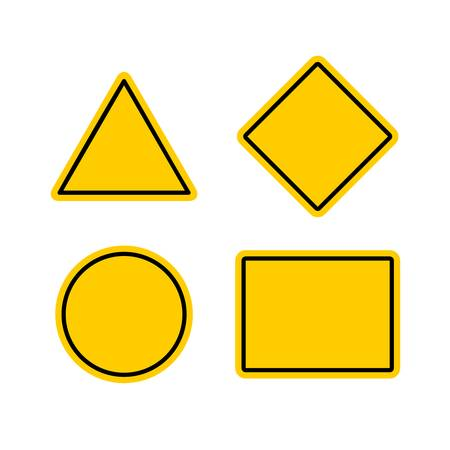
#> input picture shape-detection-master/shapes.jpg, 450 x 450 px
$ python contour.py shapes.jpg   (older library calls are emulated)
#> lines starting #> are read from the running program, lines starting #| are printed output that depends on the picture; after the words box and inside, x2 and y2 are one past the last pixel; in counts of white or black regions, pixels touching at a corner belong together
#!/usr/bin/python
import cv2
import numpy as np
import sys
from matplotlib import pyplot as plt

THRESHOLD_MIN = 100
THRESHOLD_MAX = 150

def input():
    if len(sys.argv) != 2:
        print ("Usage")
        print ("python contour.py <image_file>")
        sys.exit(0)
    else:
        imageFile = sys.argv[1]
    return imageFile

if __name__ == "__main__":
    #1. Input
    imageFile = input()

    #2. Preprocessing
    img = cv2.imread(imageFile)
#> img is the input picture: shape (450, 450, 3); mean B, G, R 179.3, 232.5, 245.5
    gray = cv2.cvtColor(img, cv2.COLOR_BGR2GRAY)
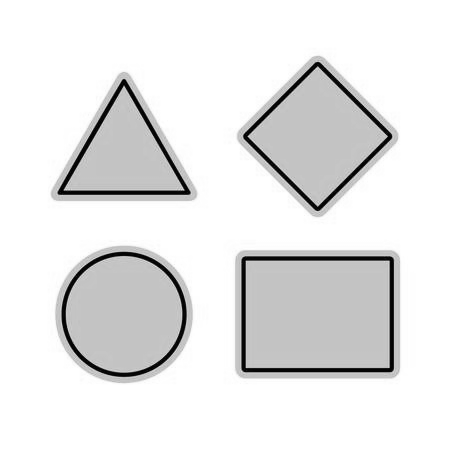
#> gray: shape (450, 450); min 0, max 255, mean 230.2

    #3. Apply threshold or canny to convert to binary image
    #_, binary = cv2.threshold(gray, 127, 255, cv2.THRESH_BINARY)
    binary = cv2.Canny(gray, THRESHOLD_MIN, THRESHOLD_MAX)
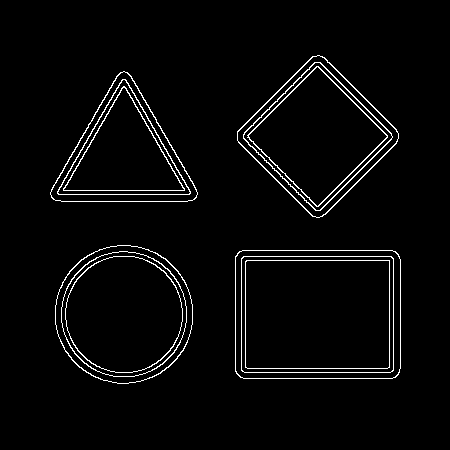
#> binary: shape (450, 450); 3.1% white in thin lines or dots, all inside (x1, y1, x2, y2) = (50, 55, 401, 384)

    #4. Classify shape by finding contours
    # TODO: Get the degree of corner to distinguish between diamond and triangle
    _, contours, _ = cv2.findContours(binary, cv2.RETR_TREE, cv2.CHAIN_APPROX_SIMPLE)
#> contours = 24 contours; largest, box (x1, y1, x2, y2) and area: (235, 250, 401, 379) 21034, (235, 250, 401, 379) 21014, (241, 256, 394, 373) 17622, (241, 256, 394, 373) 17614, (245, 260, 390, 369) 15548
    shape = "Undefined"
    for contour in contours:
        perimeter = cv2.arcLength(contour, True)
        epsilon = 0.02 * perimeter # in the range of 0.01peri - 0.05peri
        approx = cv2.approxPolyDP(contour, epsilon, True)
        numVertices = len(approx)
        if numVertices == 3:
            shape = "Triangle"
        elif numVertices == 4:
            _, _, w, h = cv2.boundingRect(contour)
            ratio = float(w) / h
            if ratio >= 0.9 and ratio <= 1.1:
                shape = "Square"
            else:
                shape = "Rectangle"
        elif numVertices == 5:
            shape = "Pentagon"
        elif numVertices > 5:
            shape = "Circle"

        # Detect the centroid of the shape
        if numVertices >= 3:
            M = cv2.moments(contour)
            cx = int(M['m10']/M['m00'])
            cy = int(M['m01']/M['m00'])

            # Classify the shape
            cv2.putText(img, shape, (cx, cy), cv2.FONT_HERSHEY_SIMPLEX, 0.5, (0,0,255), 2)
#> this loop made 24 passes
#> (perimeter, epsilon, approx, numVertices, w, h, ratio, shape) on passes 1, 2, 3, 4, 5, 6, 19: (572.5, 11.45, [[237, 253], [240, 377], [398, 374], [395, 251]], 4, 166, 129, 1.29, 'Rectangle'), (570.2, 11.4, [[237, 254], [394, 251], [398, 373], [241, 377]], 4, 166, 129, 1.29, 'Rectangle'), (531.3, 10.63, [[241, 258], [242, 371], [393, 370], [391, 256]], 4, 153, 117, 1.31, 'Rectangle'), (529, 10.58, [[241, 259], [390, 256], [393, 369], [244, 372]], 4, 153, 117, 1.31, 'Rectangle'), (502.2, 10.04, [[245, 261], [245, 367], [389, 367], [389, 260]], 4, 145, 109, 1.33, 'Rectangle'), (499.9, 10, [[245, 262], [388, 260], [389, 366], [247, 368]], 4, 145, 109, 1.33, 'Rectangle'), (468.5, 9.37, [[317, 55], [237, 140], [319, 217], [398, 133]], 4, 162, 163, 0.994, 'Square')
#> (perimeter, epsilon, approx, numVertices, shape, cx, cy) on passes 13 to 18: (465, 9.3, [[120, 72], [51, 197], [194, 199]], 3, 'Triangle', 123, 155), (462.6, 9.25, [[121, 72], [192, 200], [51, 196]], 3, 'Triangle', 123, 155), (418.7, 8.37, [[122, 79], [57, 193], [189, 194]], 3, 'Triangle', 123, 154), (416.3, 8.33, [[123, 79], [188, 194], [57, 192]], 3, 'Triangle', 123, 154), (379.7, 7.59, [[63, 188], [184, 190], [124, 86]], 3, 'Triangle', 123, 154), (376.5, 7.53, [[63, 189], [123, 87], [184, 189]], 3, 'Triangle', 123, 155)
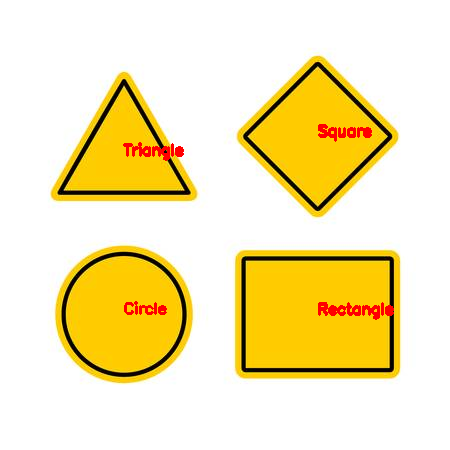
#> img: shape (450, 450, 3); 0.98% of pixels changed, all inside (x1, y1, x2, y2) = (123, 124, 394, 320)

    cv2.imshow('img',img)
    cv2.waitKey(0)
    cv2.destroyAllWindows()

$ run again, on shape-detection-master/shape.png
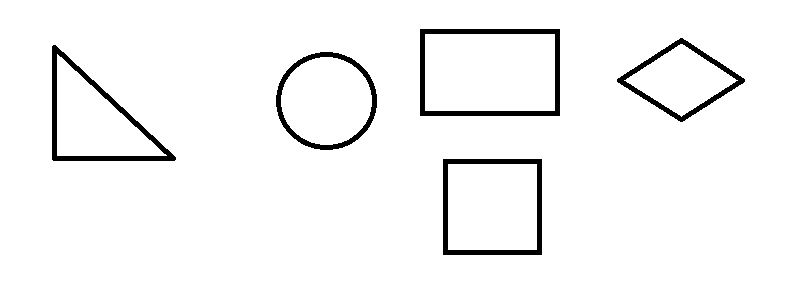
#> input picture shape-detection-master/shape.png, 800 x 293 px
#> img is the input picture: shape (293, 800, 3); 96.2% white; 5 black regions, box (x1, y1, x2, y2) and area: (420, 29, 560, 116) 2170, (52, 45, 176, 161) 1955, (443, 159, 542, 255) 1850, (276, 52, 377, 150) 1486, (617, 38, 745, 122) 1449
#> `binary = cv2.Canny(gray, THRESHOLD_MIN, THRESHOLD_MAX)`:
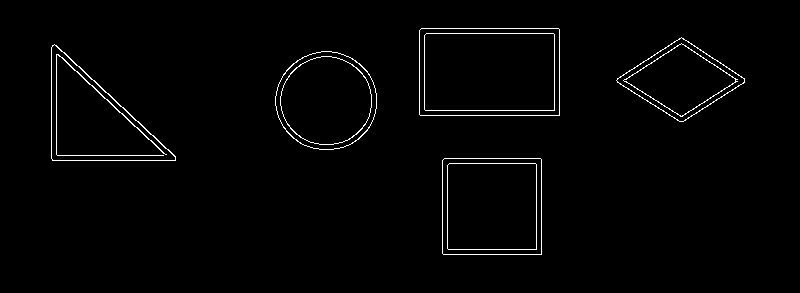
#> binary: shape (293, 800); 1.6% white in thin lines or dots, all inside (x1, y1, x2, y2) = (51, 28, 745, 255)
#> contours = 19 contours; largest, box (x1, y1, x2, y2) and area: (419, 28, 560, 116) 12177, (419, 28, 560, 116) 12176, (424, 33, 555, 111) 10007, (424, 33, 555, 111) 10006, (442, 158, 542, 255) 9501
#> the loop `for contour in contours:` made 19 passes
#> (perimeter, epsilon, approx, numVertices, w, h, ratio, shape) on passes 1 to 4: (387.7, 7.75, [[442, 160], [443, 254], [541, 254], [540, 158]], 4, 100, 97, 1.03, 'Square'), (387.1, 7.74, [[442, 160], [540, 158], [541, 253], [443, 254]], 4, 100, 97, 1.03, 'Square'), (347.7, 6.95, [[447, 165], [448, 249], [536, 249], [535, 163]], 4, 90, 87, 1.03, 'Square'), (347.1, 6.94, [[447, 165], [535, 163], [536, 248], [448, 249]], 4, 90, 87, 1.03, 'Square')
#> after the loop `for contour in contours:`:
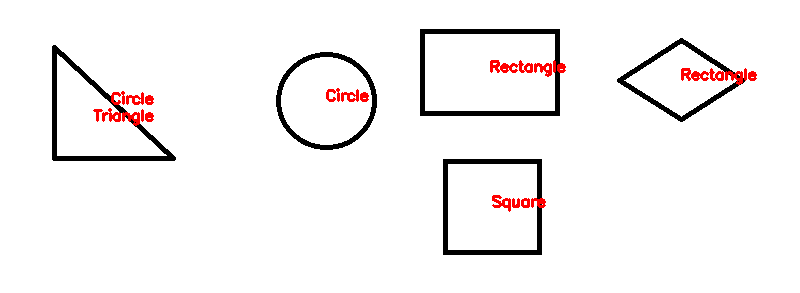
#> img: shape (293, 800, 3); 1.12% of pixels changed, all inside (x1, y1, x2, y2) = (93, 60, 757, 212)
